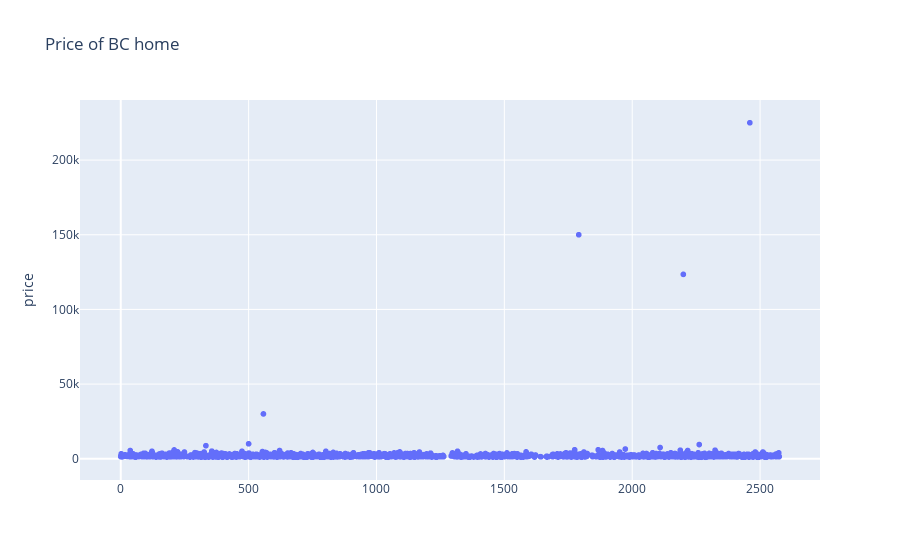

The notebook cell saved with this chart:
### Markdown cell above
# Data Visualization

### Code cell
# Lets first make price plot
fig = px.scatter(x=df2.index, y=df2["price"],title="Price of BC home",
                labels={
                    "y" : "price",
                    'x' : " "
                })
fig.show()

### Figure 1 — Plotly figure (JSON) as saved in the notebook; plotly's stock layout.template omitted (floating-point values rounded to 4 significant figures; data arrays with more than 128 entries replaced by an {"elided": "..."} marker saying what was removed)
{"data": [{"hovertemplate": " =%{x}<br>price=%{y}<extra></extra>", "legendgroup": "", "marker": {"color": "#636efa", "symbol": "circle"}, "mode": "markers", "name": "", "showlegend": false, "type": "scattergl", "x": {"elided": "1945 int values"}, "xaxis": "x", "y": {"elided": "1945 int values"}, "yaxis": "y"}], "layout": {"legend": {"tracegroupgap": 0}, "title": {"text": "Price of BC home"}, "xaxis": {"anchor": "y", "domain": [0, 1], "title": {"text": " "}}, "yaxis": {"anchor": "x", "domain": [0, 1], "title": {"text": "price"}}}}
